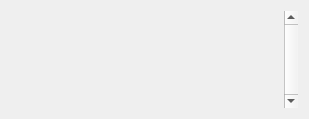
<?xml version="1.0" encoding="UTF-8"?>
<ui version="4.0">
 <class>WndMenu</class>
 <widget class="QDialog" name="WndMenu">
  <property name="geometry">
   <rect>
    <x>0</x>
    <y>0</y>
    <width>309</width>
    <height>119</height>
   </rect>
  </property>
  <property name="windowTitle">
   <string>Dialog</string>
  </property>
  <property name="styleSheet">
   <string notr="true">QLabel {
	font: 14pt &quot;Monospace&quot;;
}

QLabel[checked=&quot;true&quot;] {	
	background-color: #ff8c00;
	color: #ddd;
    border-radius: 4px;
}
</string>
  </property>
  <layout class="QVBoxLayout" name="verticalLayout">
   <item>
    <widget class="QScrollArea" name="scrollArea">
     <property name="frameShape">
      <enum>QFrame::NoFrame</enum>
     </property>
     <property name="frameShadow">
      <enum>QFrame::Plain</enum>
     </property>
     <property name="verticalScrollBarPolicy">
      <enum>Qt::ScrollBarAlwaysOn</enum>
     </property>
     <property name="widgetResizable">
      <bool>true</bool>
     </property>
     <widget class="QWidget" name="scrollAreaWidgetContents">
      <property name="geometry">
       <rect>
        <x>0</x>
        <y>0</y>
        <width>275</width>
        <height>101</height>
       </rect>
      </property>
      <layout class="QVBoxLayout" name="verticalLayout_2"/>
     </widget>
    </widget>
   </item>
  </layout>
 </widget>
 <resources/>
 <connections/>
</ui>
